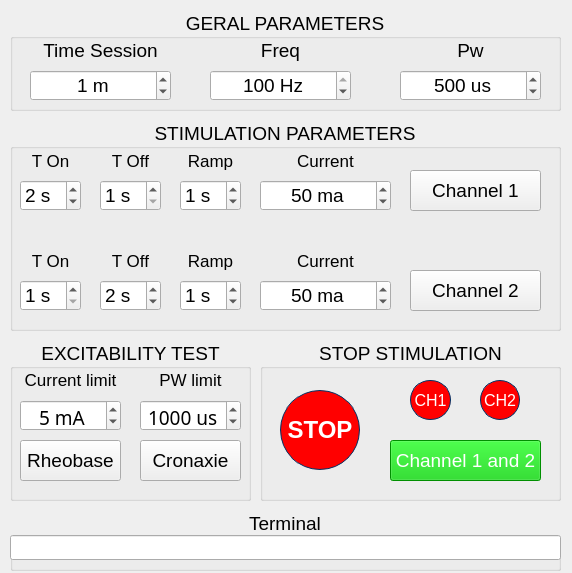
<?xml version="1.0" encoding="UTF-8"?>
<ui version="4.0">
 <author>Meduag</author>
 <class>MainWindow</class>
 <widget class="QMainWindow" name="MainWindow">
  <property name="geometry">
   <rect>
    <x>0</x>
    <y>0</y>
    <width>572</width>
    <height>573</height>
   </rect>
  </property>
  <property name="font">
   <font>
    <family>Arial</family>
    <pointsize>14</pointsize>
   </font>
  </property>
  <property name="windowTitle">
   <string>Estimulema V0.3 R1</string>
  </property>
  <property name="windowIcon">
   <iconset>
    <normaloff>imagenes/Logo Estimulema ico.png</normaloff>imagenes/Logo Estimulema ico.png</iconset>
  </property>
  <widget class="QWidget" name="centralwidget">
   <widget class="QGroupBox" name="groupBox">
    <property name="geometry">
     <rect>
      <x>260</x>
      <y>340</y>
      <width>301</width>
      <height>161</height>
     </rect>
    </property>
    <property name="title">
     <string>STOP STIMULATION</string>
    </property>
    <property name="alignment">
     <set>Qt::AlignCenter</set>
    </property>
    <widget class="QPushButton" name="pushButton_sp">
     <property name="geometry">
      <rect>
       <x>20</x>
       <y>50</y>
       <width>80</width>
       <height>80</height>
      </rect>
     </property>
     <property name="font">
      <font>
       <pointsize>18</pointsize>
       <weight>75</weight>
       <bold>true</bold>
      </font>
     </property>
     <property name="styleSheet">
      <string notr="true">border-style: solid;
border-width: 1px;
border-color: rgb(0, 51, 102);
background-color: rgb(255, 0, 0);
color: rgb(255, 255, 255);
border-radius: 40px;</string>
     </property>
     <property name="text">
      <string>STOP</string>
     </property>
    </widget>
    <widget class="QPushButton" name="pushButton_sp_ch1">
     <property name="geometry">
      <rect>
       <x>150</x>
       <y>40</y>
       <width>41</width>
       <height>40</height>
      </rect>
     </property>
     <property name="font">
      <font>
       <pointsize>12</pointsize>
       <weight>50</weight>
       <bold>false</bold>
      </font>
     </property>
     <property name="styleSheet">
      <string notr="true">border-style: solid;
border-width: 1px;
border-color: rgb(0, 51, 102);
background-color: rgb(255, 0, 0);
color: rgb(255, 255, 255);
border-radius: 20px;</string>
     </property>
     <property name="text">
      <string>CH1</string>
     </property>
    </widget>
    <widget class="QPushButton" name="pushButton_sp_ch2">
     <property name="geometry">
      <rect>
       <x>220</x>
       <y>40</y>
       <width>40</width>
       <height>40</height>
      </rect>
     </property>
     <property name="font">
      <font>
       <pointsize>12</pointsize>
       <weight>50</weight>
       <bold>false</bold>
      </font>
     </property>
     <property name="styleSheet">
      <string notr="true">border-style: solid;
border-width: 1px;
border-color: rgb(0, 51, 102);
background-color: rgb(255, 0, 0);
color: rgb(255, 255, 255);
border-radius: 20px;</string>
     </property>
     <property name="text">
      <string>CH2</string>
     </property>
    </widget>
    <widget class="QPushButton" name="pushButton_ch1_ch2">
     <property name="geometry">
      <rect>
       <x>130</x>
       <y>100</y>
       <width>151</width>
       <height>41</height>
      </rect>
     </property>
     <property name="styleSheet">
      <string notr="true">background-color: rgb(0, 200, 0);
font: 75 14pt &quot;Arial&quot;;
color: rgb(255, 255, 255);</string>
     </property>
     <property name="text">
      <string>Channel 1 and 2</string>
     </property>
    </widget>
   </widget>
   <widget class="QGroupBox" name="groupBox_2">
    <property name="geometry">
     <rect>
      <x>10</x>
      <y>340</y>
      <width>241</width>
      <height>161</height>
     </rect>
    </property>
    <property name="title">
     <string>EXCITABILITY TEST</string>
    </property>
    <property name="alignment">
     <set>Qt::AlignCenter</set>
    </property>
    <widget class="QLabel" name="label_2">
     <property name="geometry">
      <rect>
       <x>130</x>
       <y>30</y>
       <width>101</width>
       <height>20</height>
      </rect>
     </property>
     <property name="font">
      <font>
       <pointsize>13</pointsize>
      </font>
     </property>
     <property name="text">
      <string>PW limit</string>
     </property>
     <property name="alignment">
      <set>Qt::AlignCenter</set>
     </property>
    </widget>
    <widget class="QSpinBox" name="spinBox_limit_mA">
     <property name="geometry">
      <rect>
       <x>10</x>
       <y>60</y>
       <width>101</width>
       <height>31</height>
      </rect>
     </property>
     <property name="font">
      <font>
       <family>Segoe MDL2 Assets</family>
       <pointsize>14</pointsize>
      </font>
     </property>
     <property name="alignment">
      <set>Qt::AlignHCenter|Qt::AlignTop</set>
     </property>
     <property name="suffix">
      <string> mA</string>
     </property>
     <property name="value">
      <number>5</number>
     </property>
    </widget>
    <widget class="QSpinBox" name="spinBox_limit_pW">
     <property name="geometry">
      <rect>
       <x>130</x>
       <y>60</y>
       <width>101</width>
       <height>31</height>
      </rect>
     </property>
     <property name="font">
      <font>
       <family>Segoe MDL2 Assets</family>
       <pointsize>14</pointsize>
      </font>
     </property>
     <property name="alignment">
      <set>Qt::AlignHCenter|Qt::AlignTop</set>
     </property>
     <property name="suffix">
      <string> us</string>
     </property>
     <property name="minimum">
      <number>100</number>
     </property>
     <property name="maximum">
      <number>2000</number>
     </property>
     <property name="singleStep">
      <number>100</number>
     </property>
     <property name="value">
      <number>1000</number>
     </property>
    </widget>
    <widget class="QPushButton" name="pushButton_rh">
     <property name="geometry">
      <rect>
       <x>10</x>
       <y>100</y>
       <width>101</width>
       <height>41</height>
      </rect>
     </property>
     <property name="font">
      <font>
       <pointsize>14</pointsize>
      </font>
     </property>
     <property name="text">
      <string>Rheobase</string>
     </property>
    </widget>
    <widget class="QPushButton" name="pushButton_cr">
     <property name="geometry">
      <rect>
       <x>130</x>
       <y>100</y>
       <width>101</width>
       <height>41</height>
      </rect>
     </property>
     <property name="font">
      <font>
       <pointsize>14</pointsize>
      </font>
     </property>
     <property name="text">
      <string>Cronaxie</string>
     </property>
    </widget>
    <widget class="QLabel" name="label">
     <property name="geometry">
      <rect>
       <x>10</x>
       <y>30</y>
       <width>101</width>
       <height>20</height>
      </rect>
     </property>
     <property name="font">
      <font>
       <pointsize>13</pointsize>
      </font>
     </property>
     <property name="text">
      <string>Current limit</string>
     </property>
     <property name="alignment">
      <set>Qt::AlignCenter</set>
     </property>
    </widget>
   </widget>
   <widget class="QGroupBox" name="groupBox_3">
    <property name="geometry">
     <rect>
      <x>10</x>
      <y>120</y>
      <width>551</width>
      <height>211</height>
     </rect>
    </property>
    <property name="title">
     <string>STIMULATION PARAMETERS</string>
    </property>
    <property name="alignment">
     <set>Qt::AlignCenter</set>
    </property>
    <widget class="QSpinBox" name="spinBox_tf_2">
     <property name="geometry">
      <rect>
       <x>90</x>
       <y>160</y>
       <width>61</width>
       <height>31</height>
      </rect>
     </property>
     <property name="suffix">
      <string> s</string>
     </property>
     <property name="minimum">
      <number>1</number>
     </property>
     <property name="value">
      <number>2</number>
     </property>
    </widget>
    <widget class="QLabel" name="label_8">
     <property name="geometry">
      <rect>
       <x>170</x>
       <y>20</y>
       <width>61</width>
       <height>41</height>
      </rect>
     </property>
     <property name="font">
      <font>
       <pointsize>13</pointsize>
      </font>
     </property>
     <property name="text">
      <string>Ramp</string>
     </property>
     <property name="alignment">
      <set>Qt::AlignCenter</set>
     </property>
    </widget>
    <widget class="QSpinBox" name="spinBox_r_1">
     <property name="geometry">
      <rect>
       <x>170</x>
       <y>60</y>
       <width>61</width>
       <height>31</height>
      </rect>
     </property>
     <property name="suffix">
      <string> s</string>
     </property>
     <property name="minimum">
      <number>0</number>
     </property>
     <property name="maximum">
      <number>10</number>
     </property>
     <property name="singleStep">
      <number>1</number>
     </property>
     <property name="value">
      <number>1</number>
     </property>
    </widget>
    <widget class="QLabel" name="label_14">
     <property name="geometry">
      <rect>
       <x>170</x>
       <y>120</y>
       <width>61</width>
       <height>41</height>
      </rect>
     </property>
     <property name="font">
      <font>
       <pointsize>13</pointsize>
      </font>
     </property>
     <property name="text">
      <string>Ramp</string>
     </property>
     <property name="alignment">
      <set>Qt::AlignCenter</set>
     </property>
    </widget>
    <widget class="QLabel" name="label_4">
     <property name="geometry">
      <rect>
       <x>10</x>
       <y>20</y>
       <width>61</width>
       <height>41</height>
      </rect>
     </property>
     <property name="font">
      <font>
       <pointsize>13</pointsize>
      </font>
     </property>
     <property name="text">
      <string>T On</string>
     </property>
     <property name="alignment">
      <set>Qt::AlignCenter</set>
     </property>
    </widget>
    <widget class="QSpinBox" name="spinBox_tn_1">
     <property name="geometry">
      <rect>
       <x>10</x>
       <y>60</y>
       <width>61</width>
       <height>31</height>
      </rect>
     </property>
     <property name="suffix">
      <string> s</string>
     </property>
     <property name="minimum">
      <number>1</number>
     </property>
     <property name="value">
      <number>2</number>
     </property>
    </widget>
    <widget class="QPushButton" name="pushButton_ch2">
     <property name="geometry">
      <rect>
       <x>400</x>
       <y>150</y>
       <width>131</width>
       <height>41</height>
      </rect>
     </property>
     <property name="text">
      <string>Channel 2</string>
     </property>
    </widget>
    <widget class="QLabel" name="label_5">
     <property name="geometry">
      <rect>
       <x>90</x>
       <y>20</y>
       <width>61</width>
       <height>41</height>
      </rect>
     </property>
     <property name="font">
      <font>
       <pointsize>13</pointsize>
      </font>
     </property>
     <property name="text">
      <string>T Off</string>
     </property>
     <property name="alignment">
      <set>Qt::AlignCenter</set>
     </property>
    </widget>
    <widget class="QSpinBox" name="spinBox_tf_1">
     <property name="geometry">
      <rect>
       <x>90</x>
       <y>60</y>
       <width>61</width>
       <height>31</height>
      </rect>
     </property>
     <property name="suffix">
      <string> s</string>
     </property>
     <property name="minimum">
      <number>1</number>
     </property>
     <property name="value">
      <number>1</number>
     </property>
    </widget>
    <widget class="QLabel" name="label_9">
     <property name="geometry">
      <rect>
       <x>250</x>
       <y>20</y>
       <width>131</width>
       <height>41</height>
      </rect>
     </property>
     <property name="font">
      <font>
       <pointsize>13</pointsize>
      </font>
     </property>
     <property name="text">
      <string>Current</string>
     </property>
     <property name="alignment">
      <set>Qt::AlignCenter</set>
     </property>
    </widget>
    <widget class="QSpinBox" name="spinBox_tn_2">
     <property name="geometry">
      <rect>
       <x>10</x>
       <y>160</y>
       <width>61</width>
       <height>31</height>
      </rect>
     </property>
     <property name="suffix">
      <string> s</string>
     </property>
     <property name="minimum">
      <number>1</number>
     </property>
     <property name="value">
      <number>1</number>
     </property>
    </widget>
    <widget class="QSpinBox" name="spinBox_ma_1">
     <property name="geometry">
      <rect>
       <x>250</x>
       <y>60</y>
       <width>131</width>
       <height>31</height>
      </rect>
     </property>
     <property name="alignment">
      <set>Qt::AlignCenter</set>
     </property>
     <property name="suffix">
      <string> ma</string>
     </property>
     <property name="maximum">
      <number>100</number>
     </property>
     <property name="singleStep">
      <number>1</number>
     </property>
     <property name="value">
      <number>50</number>
     </property>
    </widget>
    <widget class="QLabel" name="label_15">
     <property name="geometry">
      <rect>
       <x>90</x>
       <y>120</y>
       <width>61</width>
       <height>41</height>
      </rect>
     </property>
     <property name="font">
      <font>
       <pointsize>13</pointsize>
      </font>
     </property>
     <property name="text">
      <string>T Off</string>
     </property>
     <property name="alignment">
      <set>Qt::AlignCenter</set>
     </property>
    </widget>
    <widget class="QSpinBox" name="spinBox_r_2">
     <property name="geometry">
      <rect>
       <x>170</x>
       <y>160</y>
       <width>61</width>
       <height>31</height>
      </rect>
     </property>
     <property name="suffix">
      <string> s</string>
     </property>
     <property name="minimum">
      <number>0</number>
     </property>
     <property name="maximum">
      <number>10</number>
     </property>
     <property name="singleStep">
      <number>1</number>
     </property>
     <property name="value">
      <number>1</number>
     </property>
    </widget>
    <widget class="QPushButton" name="pushButton_ch1">
     <property name="geometry">
      <rect>
       <x>400</x>
       <y>50</y>
       <width>131</width>
       <height>41</height>
      </rect>
     </property>
     <property name="text">
      <string>Channel 1</string>
     </property>
    </widget>
    <widget class="QLabel" name="label_16">
     <property name="geometry">
      <rect>
       <x>250</x>
       <y>120</y>
       <width>131</width>
       <height>41</height>
      </rect>
     </property>
     <property name="font">
      <font>
       <pointsize>13</pointsize>
      </font>
     </property>
     <property name="text">
      <string>Current</string>
     </property>
     <property name="alignment">
      <set>Qt::AlignCenter</set>
     </property>
    </widget>
    <widget class="QSpinBox" name="spinBox_ma_2">
     <property name="geometry">
      <rect>
       <x>250</x>
       <y>160</y>
       <width>131</width>
       <height>31</height>
      </rect>
     </property>
     <property name="alignment">
      <set>Qt::AlignCenter</set>
     </property>
     <property name="suffix">
      <string> ma</string>
     </property>
     <property name="maximum">
      <number>100</number>
     </property>
     <property name="singleStep">
      <number>1</number>
     </property>
     <property name="value">
      <number>50</number>
     </property>
    </widget>
    <widget class="QLabel" name="label_13">
     <property name="geometry">
      <rect>
       <x>10</x>
       <y>120</y>
       <width>61</width>
       <height>41</height>
      </rect>
     </property>
     <property name="font">
      <font>
       <pointsize>13</pointsize>
      </font>
     </property>
     <property name="text">
      <string>T On</string>
     </property>
     <property name="alignment">
      <set>Qt::AlignCenter</set>
     </property>
    </widget>
    <zorder>spinBox_tf_2</zorder>
    <zorder>label_8</zorder>
    <zorder>spinBox_r_1</zorder>
    <zorder>label_14</zorder>
    <zorder>label_4</zorder>
    <zorder>spinBox_tn_1</zorder>
    <zorder>pushButton_ch2</zorder>
    <zorder>label_5</zorder>
    <zorder>spinBox_tf_1</zorder>
    <zorder>label_9</zorder>
    <zorder>spinBox_tn_2</zorder>
    <zorder>spinBox_ma_1</zorder>
    <zorder>label_15</zorder>
    <zorder>spinBox_r_2</zorder>
    <zorder>pushButton_ch1</zorder>
    <zorder>label_16</zorder>
    <zorder>spinBox_ma_2</zorder>
    <zorder>label_13</zorder>
    <zorder>spinBox_f</zorder>
   </widget>
   <widget class="QGroupBox" name="groupBox_4">
    <property name="geometry">
     <rect>
      <x>10</x>
      <y>10</y>
      <width>551</width>
      <height>101</height>
     </rect>
    </property>
    <property name="title">
     <string>GERAL PARAMETERS</string>
    </property>
    <property name="alignment">
     <set>Qt::AlignCenter</set>
    </property>
    <widget class="QSpinBox" name="spinBox_ts">
     <property name="geometry">
      <rect>
       <x>20</x>
       <y>60</y>
       <width>141</width>
       <height>31</height>
      </rect>
     </property>
     <property name="alignment">
      <set>Qt::AlignCenter</set>
     </property>
     <property name="suffix">
      <string> m</string>
     </property>
     <property name="value">
      <number>1</number>
     </property>
    </widget>
    <widget class="QLabel" name="label_6">
     <property name="geometry">
      <rect>
       <x>200</x>
       <y>20</y>
       <width>141</width>
       <height>41</height>
      </rect>
     </property>
     <property name="font">
      <font>
       <pointsize>14</pointsize>
      </font>
     </property>
     <property name="text">
      <string>Freq</string>
     </property>
     <property name="alignment">
      <set>Qt::AlignCenter</set>
     </property>
    </widget>
    <widget class="QSpinBox" name="spinBox_f">
     <property name="geometry">
      <rect>
       <x>200</x>
       <y>60</y>
       <width>141</width>
       <height>31</height>
      </rect>
     </property>
     <property name="alignment">
      <set>Qt::AlignCenter</set>
     </property>
     <property name="suffix">
      <string> Hz</string>
     </property>
     <property name="minimum">
      <number>1</number>
     </property>
     <property name="maximum">
      <number>100</number>
     </property>
     <property name="singleStep">
      <number>5</number>
     </property>
     <property name="value">
      <number>100</number>
     </property>
    </widget>
    <widget class="QLabel" name="label_7">
     <property name="geometry">
      <rect>
       <x>390</x>
       <y>20</y>
       <width>141</width>
       <height>41</height>
      </rect>
     </property>
     <property name="font">
      <font>
       <pointsize>14</pointsize>
      </font>
     </property>
     <property name="text">
      <string>Pw</string>
     </property>
     <property name="alignment">
      <set>Qt::AlignCenter</set>
     </property>
    </widget>
    <widget class="QLabel" name="label_3">
     <property name="geometry">
      <rect>
       <x>20</x>
       <y>20</y>
       <width>141</width>
       <height>41</height>
      </rect>
     </property>
     <property name="text">
      <string>Time Session</string>
     </property>
     <property name="alignment">
      <set>Qt::AlignCenter</set>
     </property>
    </widget>
    <widget class="QSpinBox" name="spinBox_pw">
     <property name="geometry">
      <rect>
       <x>390</x>
       <y>60</y>
       <width>141</width>
       <height>31</height>
      </rect>
     </property>
     <property name="alignment">
      <set>Qt::AlignCenter</set>
     </property>
     <property name="suffix">
      <string> us</string>
     </property>
     <property name="minimum">
      <number>300</number>
     </property>
     <property name="maximum">
      <number>700</number>
     </property>
     <property name="singleStep">
      <number>50</number>
     </property>
     <property name="value">
      <number>500</number>
     </property>
    </widget>
   </widget>
   <widget class="QGroupBox" name="groupBox_5">
    <property name="geometry">
     <rect>
      <x>10</x>
      <y>510</y>
      <width>551</width>
      <height>61</height>
     </rect>
    </property>
    <property name="title">
     <string>Terminal</string>
    </property>
    <property name="alignment">
     <set>Qt::AlignCenter</set>
    </property>
    <property name="flat">
     <bool>true</bool>
    </property>
    <widget class="QLineEdit" name="lineEdit_terminal">
     <property name="geometry">
      <rect>
       <x>0</x>
       <y>25</y>
       <width>551</width>
       <height>25</height>
      </rect>
     </property>
    </widget>
   </widget>
  </widget>
 </widget>
 <resources/>
 <connections/>
</ui>
